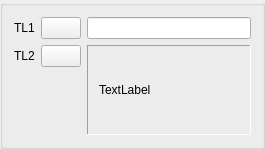
<?xml version="1.0" encoding="UTF-8"?>
<ui version="4.0">
 <class>DlgRef_1Sel1Frame_QTD</class>
 <widget class="QWidget" name="DlgRef_1Sel1Frame_QTD">
  <property name="geometry">
   <rect>
    <x>0</x>
    <y>0</y>
    <width>265</width>
    <height>149</height>
   </rect>
  </property>
  <property name="sizePolicy">
   <sizepolicy hsizetype="Preferred" vsizetype="Expanding">
    <horstretch>0</horstretch>
    <verstretch>0</verstretch>
   </sizepolicy>
  </property>
  <property name="windowTitle">
   <string/>
  </property>
  <layout class="QGridLayout">
   <property name="margin">
    <number>0</number>
   </property>
   <property name="spacing">
    <number>6</number>
   </property>
   <item row="0" column="0">
    <widget class="QGroupBox" name="GroupBox1">
     <property name="title">
      <string/>
     </property>
     <layout class="QGridLayout" name="gridLayout">
      <item row="0" column="0">
       <widget class="QLabel" name="TextLabel1">
        <property name="sizePolicy">
         <sizepolicy hsizetype="Fixed" vsizetype="Fixed">
          <horstretch>0</horstretch>
          <verstretch>0</verstretch>
         </sizepolicy>
        </property>
        <property name="text">
         <string>TL1</string>
        </property>
        <property name="wordWrap">
         <bool>false</bool>
        </property>
       </widget>
      </item>
      <item row="0" column="1">
       <widget class="QPushButton" name="PushButton1">
        <property name="sizePolicy">
         <sizepolicy hsizetype="Fixed" vsizetype="Fixed">
          <horstretch>0</horstretch>
          <verstretch>0</verstretch>
         </sizepolicy>
        </property>
        <property name="text">
         <string/>
        </property>
       </widget>
      </item>
      <item row="0" column="2">
       <widget class="QLineEdit" name="LineEdit1"/>
      </item>
      <item row="1" column="0">
       <widget class="QLabel" name="TextLabel2">
        <property name="sizePolicy">
         <sizepolicy hsizetype="Fixed" vsizetype="Fixed">
          <horstretch>0</horstretch>
          <verstretch>0</verstretch>
         </sizepolicy>
        </property>
        <property name="text">
         <string>TL2</string>
        </property>
        <property name="wordWrap">
         <bool>false</bool>
        </property>
       </widget>
      </item>
      <item row="1" column="1">
       <widget class="QPushButton" name="PushButton2">
        <property name="sizePolicy">
         <sizepolicy hsizetype="Fixed" vsizetype="Fixed">
          <horstretch>0</horstretch>
          <verstretch>0</verstretch>
         </sizepolicy>
        </property>
        <property name="text">
         <string/>
        </property>
       </widget>
      </item>
      <item row="1" column="2" rowspan="2">
       <widget class="QFrame" name="Frame">
        <property name="frameShape">
         <enum>QFrame::Panel</enum>
        </property>
        <property name="frameShadow">
         <enum>QFrame::Sunken</enum>
        </property>
        <layout class="QVBoxLayout" name="verticalLayout">
         <item>
          <widget class="QLabel" name="FrameLabel">
           <property name="text">
            <string>TextLabel</string>
           </property>
          </widget>
         </item>
        </layout>
       </widget>
      </item>
      <item row="2" column="1">
       <spacer name="VerticalSpacer">
        <property name="orientation">
         <enum>Qt::Vertical</enum>
        </property>
        <property name="sizeHint" stdset="0">
         <size>
          <width>20</width>
          <height>61</height>
         </size>
        </property>
       </spacer>
      </item>
     </layout>
    </widget>
   </item>
  </layout>
 </widget>
 <layoutdefault spacing="6" margin="11"/>
 <pixmapfunction>qPixmapFromMimeSource</pixmapfunction>
 <tabstops>
  <tabstop>PushButton1</tabstop>
  <tabstop>LineEdit1</tabstop>
  <tabstop>PushButton2</tabstop>
 </tabstops>
 <resources/>
 <connections/>
</ui>
